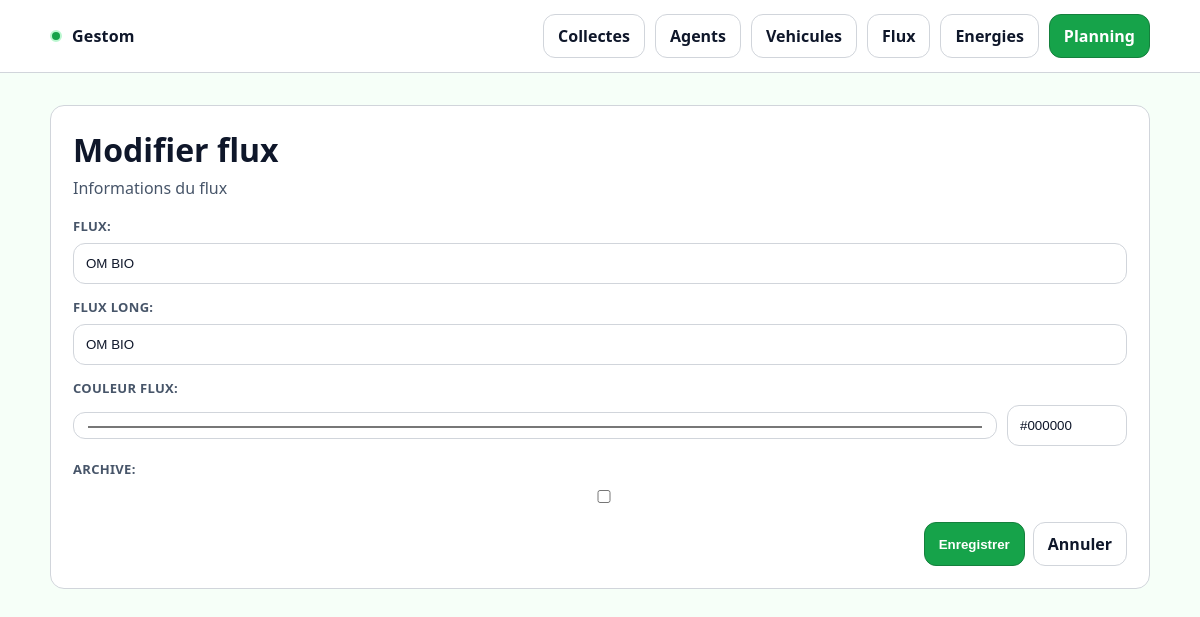
The app's page /flux/6/modifier/, older data.
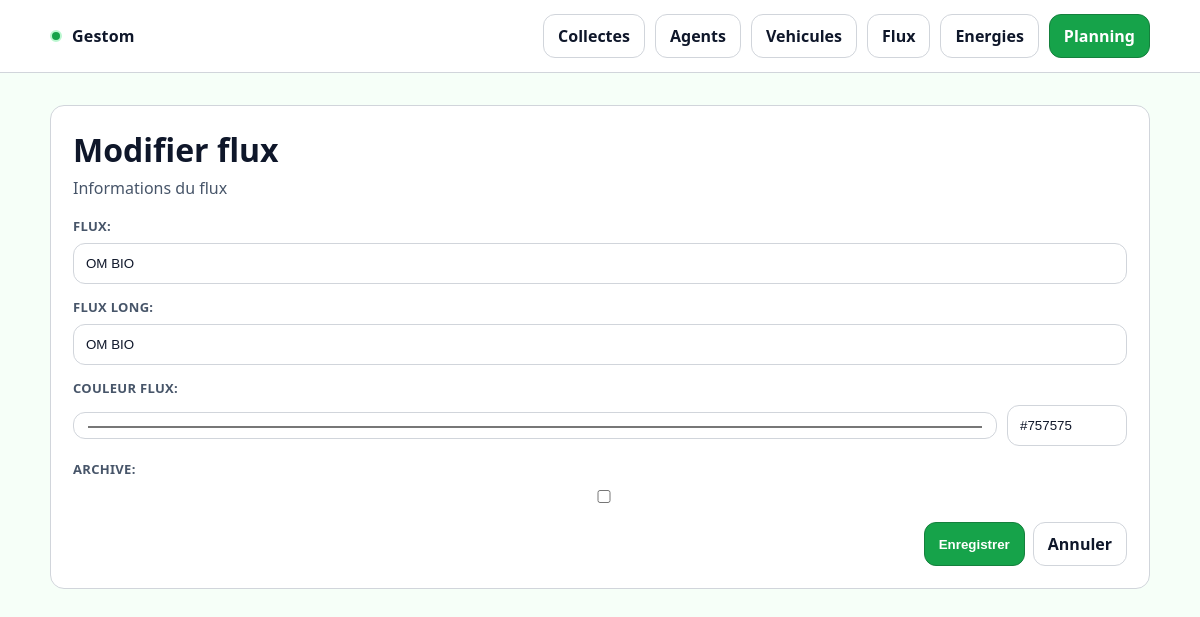
The same page, newer data.
### core/models.py (models this page shows, shortened)
class Flux(models.Model):
    id_flux = models.AutoField(primary_key=True)
    flux = models.CharField(max_length=150)
    flux_long = models.CharField(max_length=255)
    couleur_flux = models.CharField(max_length=50, blank=True)
    archive = models.BooleanField(default=False)
    class Meta:
        ordering = ["flux"]

### core/views.py (the view)
# urls.py: path("flux/<int:pk>/modifier/", FluxUpdateView.as_view(), name="flux_update"),
class FluxUpdateView(UpdateView):
    model = Flux
    form_class = FluxForm
    template_name = "core/flux_form.html"
    success_url = reverse_lazy("core:flux_list")
    def get_context_data(self, **kwargs):
        ctx = super().get_context_data(**kwargs)
        ctx["title"] = "Modifier flux"
        return ctx

### core/forms.py
class FluxForm(forms.ModelForm):
    class Meta:
        model = Flux
        fields = ["flux", "flux_long", "couleur_flux", "archive"]
        widgets = {
            "couleur_flux": forms.TextInput(attrs={"type": "color"}),
        }

### core/templates/core/flux_form.html (shortened to what this page needs)
{% extends "core/base.html" %}
{% block content %}
<div class="card">
  <div class="card__pad">
    <div class="header">
      <div>
        <h1 class="h1">{{ title }}</h1>
        <p class="sub">Informations du flux</p>
      </div>
    </div>
    <form method="post" class="form">
      {% for field in form %}
      <div class="field">
        {{ field.label_tag }}
        {% if field.name == "couleur_flux" %}
          <div style="display: flex; gap: 10px; align-items: center;">
            {{ field }}
            <input
              type="text"
              id="couleur_flux_text"
              placeholder="#RRGGBB"
              style="max-width: 120px;"
            >
          </div>
        {% else %}
          {{ field }}
        {% endif %}
      </div>
      {% endfor %}
      <div class="actions">
        <button class="btn btn--primary" type="submit">Enregistrer</button>
        <a href="{% url 'core:flux_list' %}" class="btn btn--ghost">Annuler</a>
      </div>
    </form>
  </div>
</div>
{% endblock %}

Row changes from the older to the newer data that the page shows:
changed Flux "OM BIO": couleur_flux "#000000" → "#757575"
Text that changed along with them:
form field value: "#000000" → "#757575"
